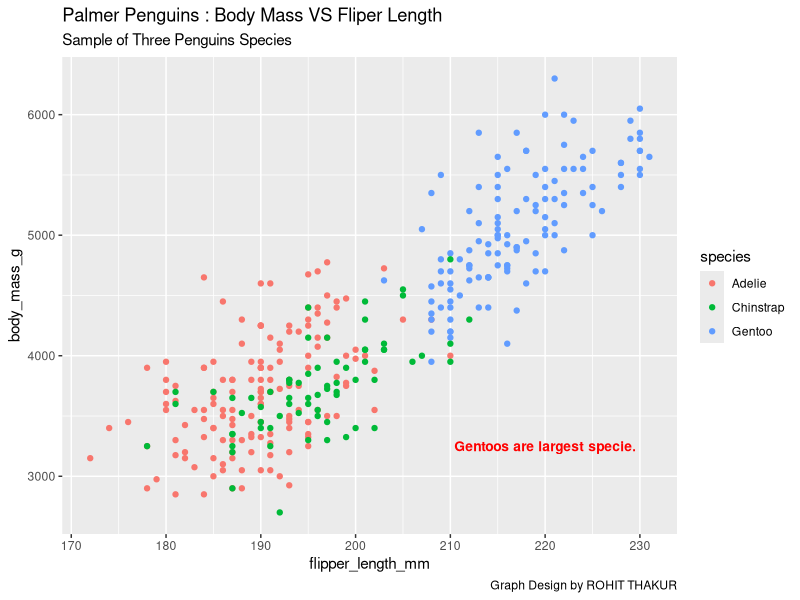
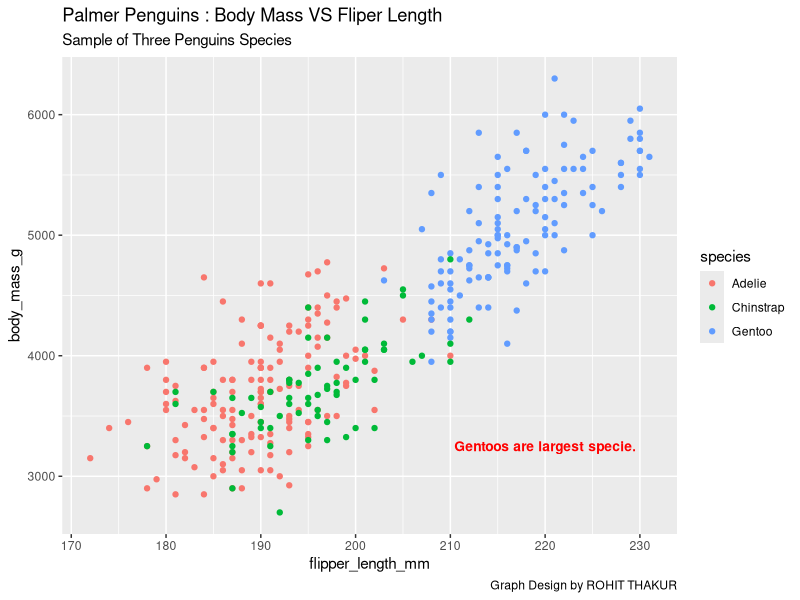

Write the R code that produced these figures, in order.
# IMPORT LIBRARY
library(ggplot2)
library(palmerpenguins)

# DESCRIPTION OF DATASET
head(penguins)

#SCATTERPLOT THE DATASET
p <- ggplot(data = penguins) +
  geom_point(mapping = aes(x = flipper_length_mm, y = body_mass_g, color = species))

# Adding label and annotate in the graph
p +
  labs(title = "Palmer Penguins : Body Mass VS Fliper Length",
       subtitle = "Sample of Three Penguins Species",
       caption = 'Graph Design by ROHIT THAKUR') +
  annotate("text", x = 220, y = 3250, label = "Gentoos are largest specie.",
           fontface = "bold",
           color = "red", size = 3.5)

# Saving the graph using ggsave()
ggsave("Three Penguin Species.png")